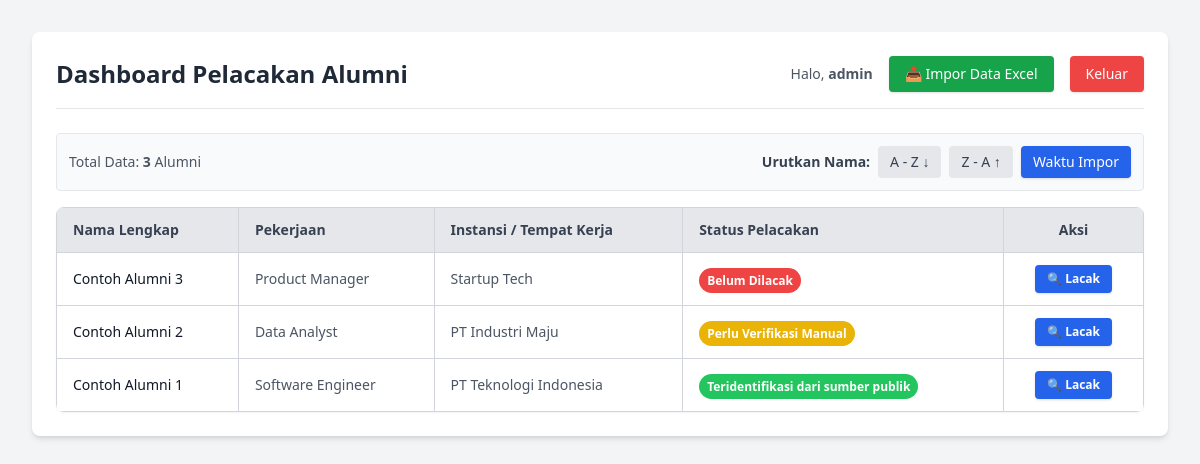
Page /index.php (signed in) on the committed database.
### tables this page shows
CREATE TABLE alumni (
    id INT AUTO_INCREMENT PRIMARY KEY,
    nama_lengkap VARCHAR(255) NOT NULL,
    linkedin VARCHAR(255) NULL,
    instagram VARCHAR(255) NULL,
    facebook VARCHAR(255) NULL,
    tiktok VARCHAR(255) NULL,
    email VARCHAR(255) NULL,
    no_hp VARCHAR(20) NULL,
    tempat_bekerja VARCHAR(255) NULL,
    alamat_bekerja VARCHAR(255) NULL,
    posisi_pekerjaan VARCHAR(255) NULL,
    status_pekerjaan ENUM('PNS', 'Swasta', 'Wirausaha', 'Belum Bekerja') DEFAULT 'Belum Bekerja',
    medsos_tempat_bekerja VARCHAR(255) NULL,
    status_pelacakan VARCHAR(50) DEFAULT 'Belum Dilacak',
    created_at TIMESTAMP DEFAULT CURRENT_TIMESTAMP,
    updated_at TIMESTAMP DEFAULT CURRENT_TIMESTAMP ON UPDATE CURRENT_TIMESTAMP,
    INDEX idx_nama (nama_lengkap),
    INDEX idx_status (status_pelacakan)
);

### index.php (the view, shortened to what this page needs)
<?php
$host = 'localhost';
$dbname = 'alumni_db';
$username = 'root';
$password = '';
try {
    $pdo = new PDO("mysql:host=$host;dbname=$dbname", $username, $password);
    $pdo->setAttribute(PDO::ATTR_ERRMODE, PDO::ERRMODE_EXCEPTION);
    $sort = isset($_GET['sort']) ? $_GET['sort'] : 'terbaru';
    if ($sort === 'asc') {
        $order_sql = "ORDER BY nama_lengkap ASC";
    } elseif ($sort === 'desc') {
        $order_sql = "ORDER BY nama_lengkap DESC";
    } else {
        $order_sql = "ORDER BY id DESC";
    }
    $stmt = $pdo->query("SELECT * FROM alumni $order_sql");
    $alumni_list = $stmt->fetchAll(PDO::FETCH_ASSOC);
} catch (PDOException $e) {
    die("Koneksi Database Gagal: " . $e->getMessage());
}
?>
<!DOCTYPE html>
<html lang="id">
<head>
    <script src="https://cdn.tailwindcss.com"></script>
</head>
<body class="bg-gray-100 p-8">
    <div class="max-w-6xl mx-auto bg-white p-6 rounded-lg shadow-md">
        <div class="flex justify-between items-center mb-6 border-b pb-4">
            <h1 class="text-2xl font-bold text-gray-800">Dashboard Pelacakan Alumni</h1>
            <div class="flex items-center gap-4">
                <span class="text-sm text-gray-600">Halo, <strong><?= htmlspecialchars($_SESSION['username']) ?></strong></span>
                <a href="import_excel.php" class="bg-green-600 hover:bg-green-700 text-white px-4 py-2 rounded text-sm transition shadow">📥 Impor Data Excel</a>
                <a href="logout.php" class="bg-red-500 hover:bg-red-600 text-white px-4 py-2 rounded text-sm transition shadow">Keluar</a>
            </div>
        </div>
        <div class="flex justify-between items-center mb-4 bg-gray-50 p-3 rounded border border-gray-200">
            <div class="text-sm text-gray-600">
                Total Data: <strong><?= count($alumni_list) ?></strong> Alumni
            </div>
            <div class="flex items-center gap-2">
                <span class="text-sm font-semibold text-gray-700">Urutkan Nama:</span>
                <a href="?sort=asc" class="px-3 py-1.5 rounded text-sm font-medium transition <?= $sort == 'asc' ? 'bg-blue-600 text-white shadow' : 'bg-gray-200 text-gray-700 hover:bg-gray-300' ?>">
                    A - Z ↓
                </a>
                <a href="?sort=desc" class="px-3 py-1.5 rounded text-sm font-medium transition <?= $sort == 'desc' ? 'bg-blue-600 text-white shadow' : 'bg-gray-200 text-gray-700 hover:bg-gray-300' ?>">
                    Z - A ↑
                </a>
                <a href="?sort=terbaru" class="px-3 py-1.5 rounded text-sm font-medium transition <?= $sort == 'terbaru' ? 'bg-blue-600 text-white shadow' : 'bg-gray-200 text-gray-700 hover:bg-gray-300' ?>">
                    Waktu Impor
                </a>
            </div>
        </div>
        <div class="overflow-x-auto rounded-lg shadow-sm">
            <table class="min-w-full table-auto border-collapse border border-gray-200">
                <thead class="bg-gray-200">
                    <tr>
                        <th class="px-4 py-3 text-left text-sm font-semibold text-gray-700 border border-gray-300">Nama Lengkap</th>
                        <th class="px-4 py-3 text-left text-sm font-semibold text-gray-700 border border-gray-300">Pekerjaan</th>
                        <th class="px-4 py-3 text-left text-sm font-semibold text-gray-700 border border-gray-300">Instansi / Tempat Kerja</th>
                        <th class="px-4 py-3 text-left text-sm font-semibold text-gray-700 border border-gray-300">Status Pelacakan</th>
                        <th class="px-4 py-3 text-center text-sm font-semibold text-gray-700 border border-gray-300">Aksi</th>
                    </tr>
                </thead>
                <tbody>
                    <?php if (count($alumni_list) > 0): ?>
                        <?php foreach ($alumni_list as $alumni): ?>
                        <tr class="hover:bg-gray-50 transition" id="row-<?= $alumni['id'] ?>">
                            <td class="px-4 py-3 border border-gray-300 text-sm font-medium text-gray-900">
                                <?= htmlspecialchars($alumni['nama_lengkap']) ?>
                            </td>
                            <td class="px-4 py-3 border border-gray-300 text-sm text-gray-600">
                                <?= htmlspecialchars($alumni['posisi_pekerjaan'] ?? '-') ?>
                            </td>
                            <td class="px-4 py-3 border border-gray-300 text-sm text-gray-600">
                                <?= htmlspecialchars($alumni['tempat_bekerja'] ?? '-') ?>
                            </td>
                            <td class="px-4 py-3 border border-gray-300 status-cell">
                                <?php
                                    $bg_color = 'bg-gray-500';
                                    if ($alumni['status_pelacakan'] == 'Belum Dilacak') $bg_color = 'bg-red-500';
                                    elseif ($alumni['status_pelacakan'] == 'Perlu Verifikasi Manual') $bg_color = 'bg-yellow-500';
                                    elseif ($alumni['status_pelacakan'] == 'Teridentifikasi dari sumber publik') $bg_color = 'bg-green-500';
                                ?>
                                <span class="px-2 py-1 rounded-full text-xs font-semibold text-white <?= $bg_color ?>">
                                    <?= htmlspecialchars($alumni['status_pelacakan']) ?>
                                </span>
                            </td>
                            <td class="px-4 py-3 text-center border border-gray-300">
                                <button type="button" onclick="lacakAlumni(<?= $alumni['id'] ?>)" class="bg-blue-600 text-white px-3 py-1.5 rounded hover:bg-blue-700 text-xs font-semibold shadow transition">
                                    🔍 Lacak
                                </button>
                            </td>
                        </tr>
                        <?php endforeach; ?>
                    <?php endif; ?>
                </tbody>
            </table>
        </div>
    </div>
</body>
</html>

### rows in the picture
alumni: nama_lengkap "Contoh Alumni 3", posisi_pekerjaan "Product Manager", tempat_bekerja "Startup Tech", status_pelacakan "Belum Dilacak"
alumni: nama_lengkap "Contoh Alumni 2", posisi_pekerjaan "Data Analyst", tempat_bekerja "PT Industri Maju", status_pelacakan "Perlu Verifikasi Manual"
alumni: nama_lengkap "Contoh Alumni 1", posisi_pekerjaan "Software Engineer", tempat_bekerja "PT Teknologi Indonesia", status_pelacakan "Teridentifikasi dari sumber publik"

### other values in the picture
$_SESSION['username'] "admin"
count($alumni_list) "3"
